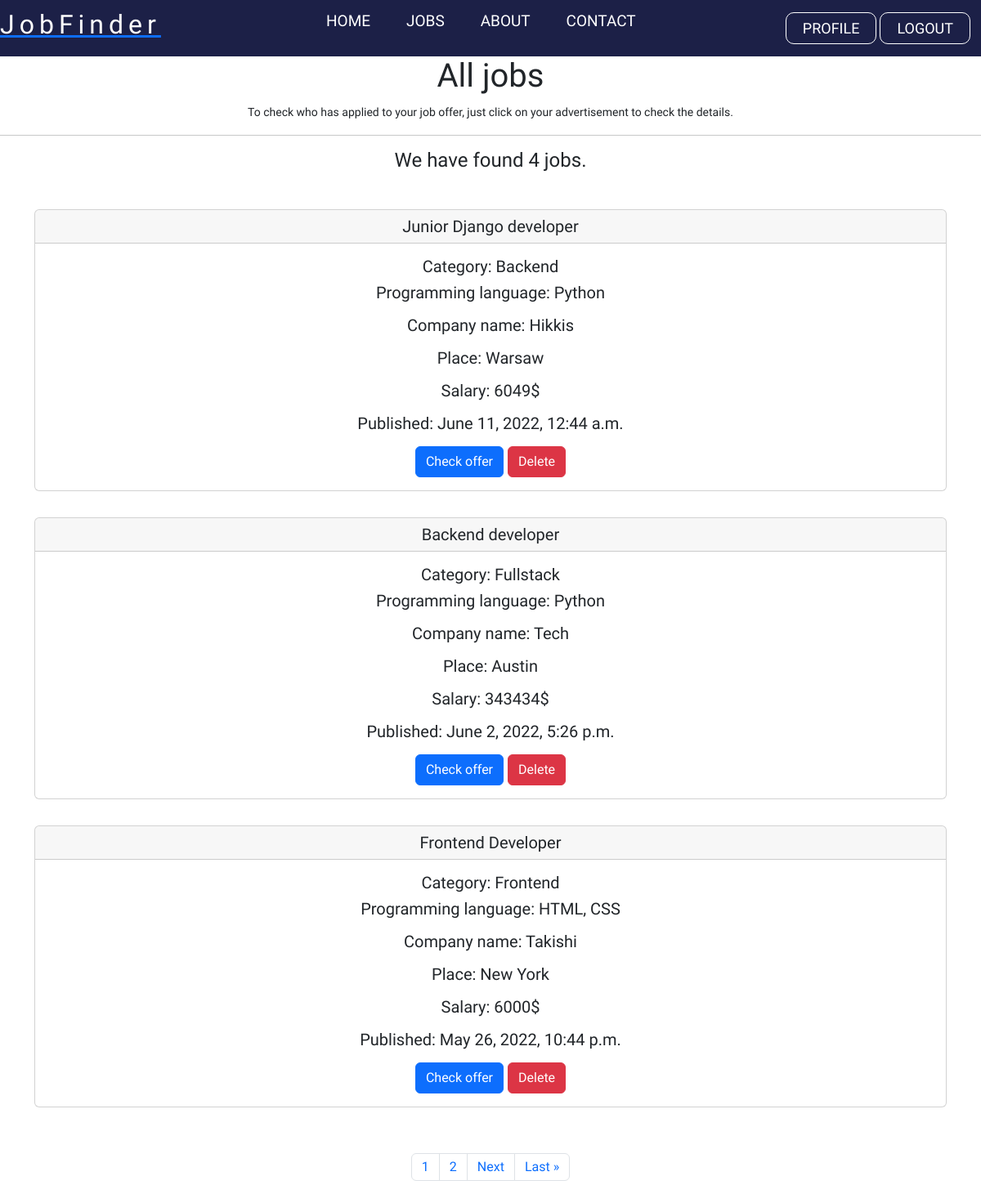
/jobs (signed in), run on the app's committed database.
### backend/models.py (models this page shows, shortened)
class Job(models.Model):
    user = models.ForeignKey(User, related_name='useraccount', on_delete=models.CASCADE, null=True, blank=True, editable=False)
    title = models.CharField(max_length=200, null=True, blank=True)
    company = models.CharField(max_length=200, null=True, blank=True)
    jobType = models.CharField(choices=JOB_CHOICES, max_length = 50, null=True, blank=True)
    category = models.CharField(choices=CATEGORY_CHOICES, max_length = 50, null=True, blank=True)
    contractType = models.CharField(choices=CONTRACT_CHOICES, max_length = 50, null=True, blank=True)
    experience = models.CharField(choices=EXPERIENCE_CHOICES, max_length = 50, null=True, blank=True)
    description = RichTextField(blank=True, null=True)
    proglanguage =  models.CharField(max_length=200, null=True, blank=True)
    place = models.CharField(max_length=200, null=True, blank=True)
    salary = models.CharField(max_length=200, null=True, blank=True)
    published = models.DateTimeField(default=timezone.now)
    class Meta:
        ordering = ['-published']

### backend/views.py (the view)
# urls.py: path('jobs',views.all_jobs, name="jobs"),
def all_jobs(request):
    jobs = Job.objects.all()
    p = Paginator(Job.objects.all(), 3)
    page = request.GET.get('page')
    jobss = p.get_page(page)
    nums = "c" * jobss.paginator.num_pages
    return render(request, 'backend/jobs.html', {'jobs': jobs, 'jobss': jobss, 'nums':nums})

### templates/backend/jobs.html (shortened to what this page needs)
<!DOCTYPE html>
{% extends 'main.html'%}
{% load static %}
	{% block content %}
    {% include 'navbar.html' %}
	<center>
	<h1>All jobs</h1>
	{% if user.is_authenticated %}
	<small>To check who has applied to your job offer, just click on your advertisement to check the details.</small>
	{% endif %}
	<center>
		<hr>
	<h4>We have found {{jobs.count}} jobs.<h4>
	<br>
		{% for job in jobss %}
<h5>
<div class="container">
<div class="card">
    <h5 class="card-header">{{job.title}}</h5>
    <div class="card-body">
      <h5 class="card-text">Category: {{job.get_category_display}}</h5>
      <p class="card-text">Programming language: {{ job.proglanguage}}</p>
      <p class="card-text">Company name: {{job.company}}</p>
      <p class="card-text">Place: {{job.place}}</p>
      <p class="card-text">Salary: {{job.salary}}$</p>
	  <p class="card-text">Published: {{job.published}}</p>
      <a href="{% url 'job_info' job.id %}" class="btn btn-primary">Check offer</a>
	  {% if user.is_authenticated and user.is_superuser %}
	  <a href="{% url 'delete_job' job.id %}" class="btn btn-danger">Delete</a>
	  {% endif %}
    </div>
  </div>
  <br>
</div>
</h5>
{% endfor %}
<br>
<nav aria-label="Page navigation example">
	<ul class="pagination justify-content-center">
{% for i in nums %}
<li class="page-item"><a class="page-link" href = "?page={{forloop.counter}}">{{forloop.counter}}</a></li>
{% endfor %}
{% if jobss.has_next %}
<li class="page-item"><a class="page-link" href = "?page={{jobss.next_page_number}}">Next</a></li>
<li class="page-item"><a class="page-link" href = "?page={{jobss.paginator.num_pages}}">Last &raquo</a></li>
{% endif %}
</ul>
</nav>
  <link href="https://cdn.jsdelivr.net/npm/bootstrap@5.2.0-beta1/dist/css/bootstrap.min.css" rel="stylesheet">
{% endblock %}

### static/styles/navbar.css (style rules this page uses)
* { margin: 0; padding: 0; font-family: 'Koulen', cursive; }
body { background-color: rgb(255, 255, 255); }

### data on the page
Job: title "Junior Django developer", category "Backend", proglanguage "Python", company "Hikkis", place "Warsaw", salary "6049", published "June 11, 2022, 12:44 a.m."
Job: title "Backend developer", category "Fullstack", proglanguage "Python", company "Tech", place "Austin", salary "343434", published "June 2, 2022, 5:26 p.m."
Job: title "Frontend Developer", category "Frontend", proglanguage "HTML, CSS", company "Takishi", place "New York", salary "6000", published "May 26, 2022, 10:44 p.m."

### other printed values
{{ jobs.count }} "4"
